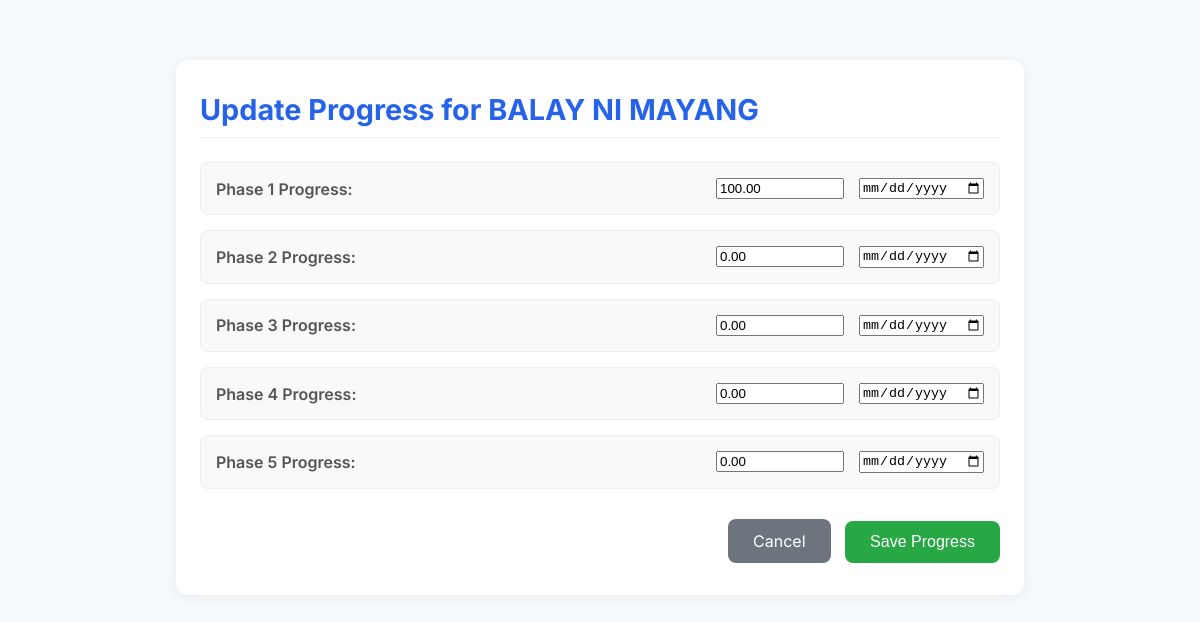
Screenshot of /update_progress.php?id=9 with the database file from the repository.
### tables this page shows
CREATE TABLE `projects` (
  `project_id` int(11) NOT NULL,
  `project_name` varchar(255) NOT NULL,
  `start_date` date NOT NULL,
  `deadline` date NOT NULL,
  `location` varchar(255) NOT NULL,
  `project_cost` decimal(15,2) NOT NULL,
  `foreman` varchar(255) NOT NULL,
  `project_type` varchar(100) NOT NULL,
  `project_status` varchar(50) NOT NULL,
  `project_divisions` varchar(255) NOT NULL,
  `image_path` varchar(255) DEFAULT NULL,
  `client_name` varchar(255) DEFAULT NULL,
  `client_number` varchar(255) DEFAULT NULL
);

CREATE TABLE `project_progress` (
  `id` int(11) NOT NULL,
  `project_id` int(11) NOT NULL,
  `division` varchar(255) NOT NULL,
  `phase` varchar(255) NOT NULL,
  `step` varchar(255) NOT NULL,
  `progress_percent` decimal(5,2) DEFAULT 0.00,
  `remarks` text DEFAULT NULL,
  `updated_at` datetime DEFAULT current_timestamp(),
  `division_name` varchar(255) DEFAULT NULL,
  `progress_percentage` decimal(5,2) DEFAULT 0.00,
  `date_updated` datetime DEFAULT current_timestamp() ON UPDATE current_timestamp()
);

### update_progress.php (the view, shortened to what this page needs)
<?php
include 'db.php';
$project_id = null;
$project_details = null;
$divisions_display = [];
$division_progress = [];
if (isset($_GET['id'])) {
    $project_id = $_GET['id'];
    $sql = "SELECT project_id, project_name, project_divisions FROM projects WHERE project_id = ?";
    if ($stmt = $conn->prepare($sql)) {
        $stmt->bind_param("i", $project_id);
        $stmt->execute();
        $result = $stmt->get_result();
        if ($result->num_rows > 0) {
            $project_details = $result->fetch_assoc();
            $raw_divisions = array_map('trim', explode(',', $project_details['project_divisions']));
            $processed_divisions_temp = [];
            foreach ($raw_divisions as $div) {
                if (trim($div) === 'Phase' || trim($div) === '1' || trim($div) === 'Phase 1') {
                    $processed_divisions_temp[] = 'Phase 1';
                } else {
                    $processed_divisions_temp[] = $div;
                }
            }
            $divisions_display = array_values(array_unique($processed_divisions_temp));
            sort($divisions_display);
            foreach ($divisions_display as $div) {
                $division_progress[$div] = ['progress' => 0, 'date_updated' => ''];
            }
        }
    } else {
        echo "Error: Could not prepare statement: " . $conn->error;
    }
    $raw_db_progress_data = [];
    $sql = "SELECT division_name, progress_percentage, date_updated FROM project_progress WHERE project_id = ?";
    if ($stmt = $conn->prepare($sql)) {
        $stmt->bind_param("i", $project_id);
        $stmt->execute();
        $result = $stmt->get_result();
        while ($row = $result->fetch_assoc()) {
            $raw_db_progress_data[trim($row['division_name'])] = [
                'progress' => $row['progress_percentage'],
                'date_updated' => $row['date_updated']
            ];
        }
    } else {
        echo "Error: Could not prepare statement: " . $conn->error;
    }
    foreach ($divisions_display as $canonical_div_name) {
        if ($canonical_div_name === 'Phase 1') {
            if (isset($raw_db_progress_data['Phase 1'])) {
                $division_progress['Phase 1'] = $raw_db_progress_data['Phase 1'];
            } elseif (isset($raw_db_progress_data['Phase'])) {
                $division_progress['Phase 1'] = $raw_db_progress_data['Phase'];
            } elseif (isset($raw_db_progress_data['1'])) {
                $division_progress['Phase 1'] = $raw_db_progress_data['1'];
            }
        } else {
            if (isset($raw_db_progress_data[$canonical_div_name])) {
                $division_progress[$canonical_div_name] = $raw_db_progress_data[$canonical_div_name];
            }
        }
    }
}
?>
<!DOCTYPE html>
<html>
<head>
    <link rel="stylesheet" href="https://cdnjs.cloudflare.com/ajax/libs/font-awesome/6.4.0/css/all.min.css">
</head>
<body>
    <div class="container">
        <?php if ($project_details): ?>
        <div class="header">Update Progress for <?php echo htmlspecialchars($project_details['project_name']); ?></div>
        <form method="POST" action="update_progress.php">
            <?php foreach ($divisions_display as $division_name_to_display): ?>
                <div class="division-item">
                    <label><?php echo htmlspecialchars($division_name_to_display); ?> Progress:</label>
                    <input type="number" name="progress[]" min="0" max="100" value="<?php echo htmlspecialchars($division_progress[$division_name_to_display]['progress']); ?>" required>
                    <input type="date" name="date_updated[]" value="<?php echo htmlspecialchars($division_progress[$division_name_to_display]['date_updated']); ?>" required>
                </div>
            <?php endforeach; ?>
            <div class="button-container">
                <a href="view_project.php?id=<?php echo $project_id; ?>" class="action-btn cancel-btn">Cancel</a>
                <button type="submit" class="action-btn save-btn">Save Progress</button>
            </div>
        </form>
        <?php else: ?>
            <p>Project not found.</p>
        <?php endif; ?>
    </div>
</body>
</html>

### update_progress.php (style rules this page uses)
body { font-family: 'Inter', Arial, sans-serif; background: #f7fafd; margin: 0; padding: 20px; }
.container { margin: 40px auto; max-width: 800px; background: #fff; border-radius: 12px; box-shadow: 0 2px 12px rgba(0,0,0,0.07); padding: 32px 24px; }
.header { font-size: 1.8em; font-weight: 700; margin-bottom: 24px; color: #2563eb; border-bottom: 1px solid #eee; padding-bottom: 10px; }
.division-item { display: flex; align-items: center; margin-bottom: 15px; gap: 15px; background: #f9f9f9; padding: 15px; border-radius: 8px; border: 1px solid #eee; }
.division-item label { flex: 1; margin-bottom: 0; font-weight: 600; color: #555; }
.division-item input { flex: 0 0 120px; }
.button-container { margin-top: 30px; text-align: right; }
.action-btn { padding: 12px 25px; border: none; border-radius: 8px; cursor: pointer; text-decoration: none; color: #fff; font-size: 1em; transition: background-color 0.2s; display: inline-block; margin-left: 10px; }
.save-btn { background-color: #28a745; }
.cancel-btn { background-color: #6c757d; }

### rows the page displays
projects: project_name "BALAY NI MAYANG"
project_progress: division_name_to_display "Phase 1", progress_percentage "100.00"

### other values shown
$division_name_to_display "Phase 2"
$division_name_to_display "Phase 3"
$division_name_to_display "Phase 4"
$division_name_to_display "Phase 5"
